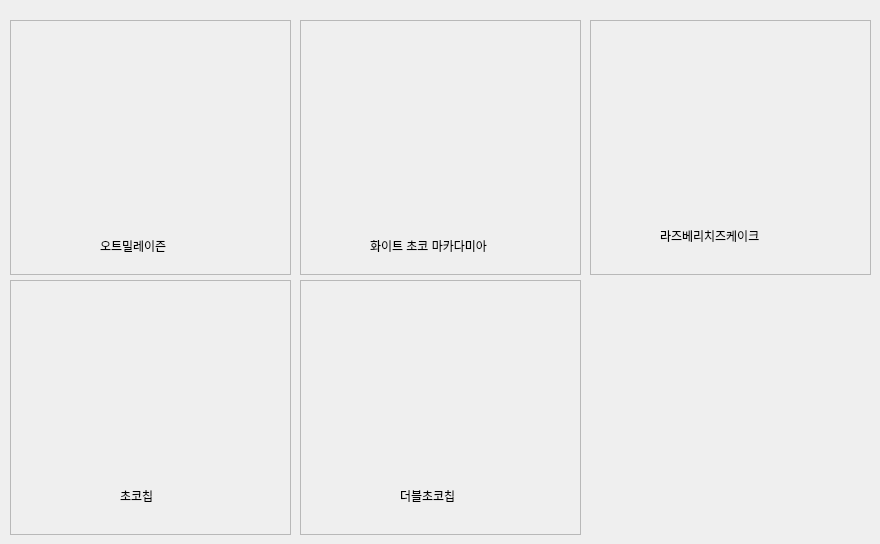
    <widget class="QWidget" name="page_2">
     <widget class="QFrame" name="frame_30">
      <property name="geometry">
       <rect>
        <x>590</x>
        <y>20</y>
        <width>281</width>
        <height>255</height>
       </rect>
      </property>
      <property name="minimumSize">
       <size>
        <width>281</width>
        <height>255</height>
       </size>
      </property>
      <property name="frameShape">
       <enum>QFrame::Shape::StyledPanel</enum>
      </property>
      <property name="frameShadow">
       <enum>QFrame::Shadow::Raised</enum>
      </property>
      <widget class="QLabel" name="label_78">
       <property name="geometry">
        <rect>
         <x>40</x>
         <y>50</y>
         <width>181</width>
         <height>141</height>
        </rect>
       </property>
       <property name="text">
        <string/>
       </property>
       <property name="pixmap">
        <pixmap resource="image.qrc">:/Resources/raspberryCheeseCake.jpg</pixmap>
       </property>
       <property name="scaledContents">
        <bool>true</bool>
       </property>
      </widget>
      <widget class="QLabel" name="textRasp">
       <property name="geometry">
        <rect>
         <x>70</x>
         <y>200</y>
         <width>141</width>
         <height>31</height>
        </rect>
       </property>
       <property name="text">
        <string>라즈베리치즈케이크</string>
       </property>
      </widget>
     </widget>
     <widget class="QFrame" name="frame_27">
      <property name="geometry">
       <rect>
        <x>10</x>
        <y>280</y>
        <width>281</width>
        <height>255</height>
       </rect>
      </property>
      <property name="minimumSize">
       <size>
        <width>281</width>
        <height>255</height>
       </size>
      </property>
      <property name="frameShape">
       <enum>QFrame::Shape::StyledPanel</enum>
      </property>
      <property name="frameShadow">
       <enum>QFrame::Shadow::Raised</enum>
      </property>
      <widget class="QLabel" name="label_80">
       <property name="geometry">
        <rect>
         <x>40</x>
         <y>50</y>
         <width>181</width>
         <height>141</height>
        </rect>
       </property>
       <property name="text">
        <string/>
       </property>
       <property name="pixmap">
        <pixmap resource="image.qrc">:/Resources/chocolateChip.jpg</pixmap>
       </property>
       <property name="scaledContents">
        <bool>true</bool>
       </property>
      </widget>
      <widget class="QLabel" name="textChoco">
       <property name="geometry">
        <rect>
         <x>110</x>
         <y>200</y>
         <width>61</width>
         <height>31</height>
        </rect>
       </property>
       <property name="text">
        <string>초코칩</string>
       </property>
      </widget>
     </widget>
     <widget class="QFrame" name="frame_29">
      <property name="geometry">
       <rect>
        <x>300</x>
        <y>280</y>
        <width>281</width>
        <height>255</height>
       </rect>
      </property>
      <property name="minimumSize">
       <size>
        <width>281</width>
        <height>255</height>
       </size>
      </property>
      <property name="frameShape">
       <enum>QFrame::Shape::StyledPanel</enum>
      </property>
      <property name="frameShadow">
       <enum>QFrame::Shadow::Raised</enum>
      </property>
      <widget class="QLabel" name="label_74">
       <property name="geometry">
        <rect>
         <x>50</x>
         <y>40</y>
         <width>181</width>
         <height>141</height>
        </rect>
       </property>
       <property name="text">
        <string/>
       </property>
       <property name="pixmap">
        <pixmap resource="image.qrc">:/Resources/doubleChocolateChip.jpg</pixmap>
       </property>
       <property name="scaledContents">
        <bool>true</bool>
       </property>
      </widget>
      <widget class="QLabel" name="textDouble">
       <property name="geometry">
        <rect>
         <x>100</x>
         <y>200</y>
         <width>111</width>
         <height>31</height>
        </rect>
       </property>
       <property name="text">
        <string>더블초코칩</string>
       </property>
      </widget>
     </widget>
     <widget class="QFrame" name="frame_28">
      <property name="geometry">
       <rect>
        <x>10</x>
        <y>20</y>
        <width>281</width>
        <height>255</height>
       </rect>
      </property>
      <property name="minimumSize">
       <size>
        <width>281</width>
        <height>255</height>
       </size>
      </property>
      <property name="maximumSize">
       <size>
        <width>281</width>
        <height>255</height>
       </size>
      </property>
      <property name="frameShape">
       <enum>QFrame::Shape::StyledPanel</enum>
      </property>
      <property name="frameShadow">
       <enum>QFrame::Shadow::Raised</enum>
      </property>
      <widget class="QLabel" name="label_76">
       <property name="geometry">
        <rect>
         <x>40</x>
         <y>50</y>
         <width>181</width>
         <height>141</height>
        </rect>
       </property>
       <property name="text">
        <string/>
       </property>
       <property name="pixmap">
        <pixmap resource="image.qrc">:/Resources/oatmealRasin.jpg</pixmap>
       </property>
       <property name="scaledContents">
        <bool>true</bool>
       </property>
      </widget>
      <widget class="QLabel" name="textOatmeal">
       <property name="geometry">
        <rect>
         <x>90</x>
         <y>210</y>
         <width>111</width>
         <height>31</height>
        </rect>
       </property>
       <property name="text">
        <string>오트밀레이즌</string>
       </property>
      </widget>
     </widget>
     <widget class="QFrame" name="frame_26">
      <property name="geometry">
       <rect>
        <x>300</x>
        <y>20</y>
        <width>281</width>
        <height>255</height>
       </rect>
      </property>
      <property name="minimumSize">
       <size>
        <width>281</width>
        <height>255</height>
       </size>
      </property>
      <property name="frameShape">
       <enum>QFrame::Shape::StyledPanel</enum>
      </property>
      <property name="frameShadow">
       <enum>QFrame::Shadow::Raised</enum>
      </property>
      <widget class="QLabel" name="label_82">
       <property name="geometry">
        <rect>
         <x>50</x>
         <y>50</y>
         <width>181</width>
         <height>141</height>
        </rect>
       </property>
       <property name="text">
        <string/>
       </property>
       <property name="pixmap">
        <pixmap resource="image.qrc">:/Resources/whiteChocoMacadamia.jpg</pixmap>
       </property>
       <property name="scaledContents">
        <bool>true</bool>
       </property>
      </widget>
      <widget class="QLabel" name="textWhiteChoco">
       <property name="geometry">
        <rect>
         <x>70</x>
         <y>210</y>
         <width>201</width>
         <height>31</height>
        </rect>
       </property>
       <property name="text">
        <string>화이트 초코 마카다미아</string>
       </property>
      </widget>
     </widget>
    </widget>
